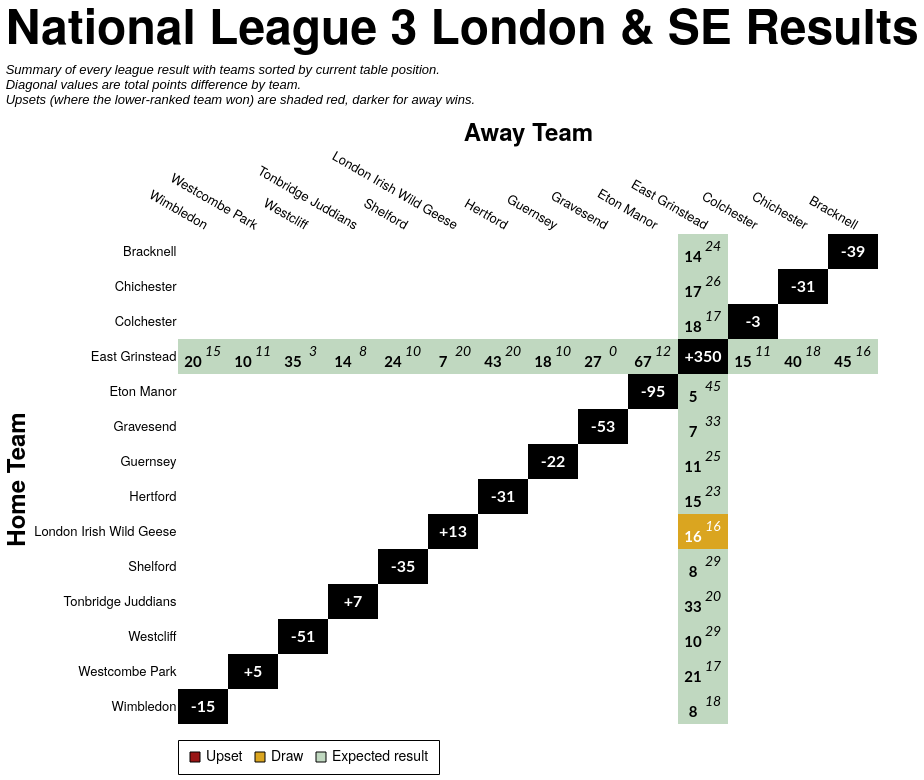

Source (Vega-Lite JSON):
### Vega-Lite specification from a JSON file in a GitHub repository (floating-point values rounded to 4 significant figures; data arrays with more than 128 entries replaced by an {"elided": "..."} marker saying what was removed)
{"config": {"axis": {"labelFont": "PT Sans Narrow, Helvetica Neue, Helvetica, Arial, sans-serif", "titleFont": "PT Sans Narrow, Helvetica Neue, Helvetica, Arial, sans-serif", "labelFontSize": 13, "titleFontSize": 24, "gridColor": "#202947", "gridOpacity": 0.2, "zindex": 1}, "text": {"font": "Lato, sans-serif"}, "bar": {"cornerRadiusEnd": 5}, "header": {"labelFont": "PT Sans Narrow, Helvetica Neue, Helvetica, Arial, sans-serif", "titleFont": "PT Sans Narrow, Helvetica Neue, Helvetica, Arial, sans-serif", "labelFontSize": 24, "titleFontSize": 28, "labelFontWeight": "bold", "orient": "left"}, "legend": {"labelFont": "PT Sans Narrow, Helvetica Neue, Helvetica, Arial, sans-serif", "titleFont": "PT Sans Narrow, Helvetica Neue, Helvetica, Arial, sans-serif", "labelFontSize": 14, "titleFontSize": 16, "titlePadding": 5, "fillColor": "white", "strokeColor": "black", "padding": 10, "titleFontWeight": "lighter", "titleFontStyle": "italic", "titleColor": "gray", "offset": 10}, "title": {"font": "PT Sans Narrow, Helvetica Neue, Helvetica, Arial, sans-serif", "fontSize": 48, "fontWeight": "bold", "anchor": "start", "align": "center", "titlePadding": 20, "subtitlePadding": 10, "subtitleFontSize": 13, "subtitleColor": "", "subtitleFontStyle": "italic", "offset": 15, "color": "black"}, "axisX": {"labelAngle": 0}, "facet": {"title": null, "header": null, "align": {"row": "each", "column": "each"}, "spacing": 10}, "resolve": {"scale": {"y": "independent", "facet": "independent"}}, "background": "transparent", "scale": {"offsetBandPaddingOuter": 0.2, "offsetBandPaddingInner": 0.1}, "view": {"stroke": null, "background": "transparent"}}, "layer": [{"data": {"name": "data-0a01442a39a339fc73e7bd09fb609476"}, "mark": {"type": "rect"}, "encoding": {"color": {"field": "unexpected_result", "legend": {"labelExpr": "datum.value === 'Upset (Away Win)' ? 'Upset' : datum.value", "labelLimit": 220, "offset": 16, "orient": "bottom", "symbolStrokeColor": "black", "symbolStrokeWidth": 1, "values": ["Upset (Away Win)", "Draw", "Expected result"]}, "scale": {"domain": ["Expected result", "Upset (Home Win)", "Upset (Away Win)", "Draw", "To be played", "N/A"], "range": ["#146f1444", "#991515bb", "#991515", "goldenrod", "white", "black"]}, "title": null, "type": "nominal"}, "opacity": {"condition": {"test": "datum.home_team == param_32.home_team || datum.away_team == param_32.home_team || !isValid(param_32.home_team)", "value": 1.0}, "value": 0.1}, "tooltip": [{"field": "home_team", "title": "Home", "type": "nominal"}, {"field": "away_team", "title": "Away", "type": "nominal"}, {"field": "home_score_text", "title": "Home Score", "type": "nominal"}, {"field": "away_score_text", "title": "Away Score", "type": "nominal"}, {"field": "result", "title": "Result", "type": "nominal"}, {"field": "unexpected_result", "title": "Unexpectedness", "type": "nominal"}, {"field": "date", "format": "%d %b %Y", "title": "Date", "type": "temporal"}], "x": {"axis": {"domain": false, "grid": false, "labelAngle": 30, "orient": "top", "ticks": false}, "field": "away_team", "sort": ["Wimbledon", "Westcombe Park", "Westcliff", "Tonbridge Juddians", "Shelford", "London Irish Wild Geese", "Hertford", "Guernsey", "Gravesend", "Eton Manor", "East Grinstead", "Colchester", "Chichester", "Bracknell"], "title": "Away Team", "type": "nominal"}, "y": {"axis": {"domain": false, "grid": false, "ticks": false}, "field": "home_team", "sort": ["Bracknell", "Chichester", "Colchester", "East Grinstead", "Eton Manor", "Gravesend", "Guernsey", "Hertford", "London Irish Wild Geese", "Shelford", "Tonbridge Juddians", "Westcliff", "Westcombe Park", "Wimbledon"], "title": "Home Team", "type": "nominal"}}, "name": "view_33"}, {"data": {"name": "data-0a01442a39a339fc73e7bd09fb609476"}, "mark": {"type": "text", "fontStyle": "italic", "size": 14, "xOffset": 10, "yOffset": -5}, "encoding": {"color": {"condition": {"test": "(datum.home_team == param_32.home_team || datum.away_team == param_32.home_team || !isValid(param_32.home_team)) && datum.unexpected_result == 'Expected result'", "value": "black"}, "value": "white"}, "text": {"field": "away_score_text", "type": "nominal"}, "x": {"field": "away_team", "sort": ["Wimbledon", "Westcombe Park", "Westcliff", "Tonbridge Juddians", "Shelford", "London Irish Wild Geese", "Hertford", "Guernsey", "Gravesend", "Eton Manor", "East Grinstead", "Colchester", "Chichester", "Bracknell"], "type": "nominal"}, "y": {"field": "home_team", "sort": ["Bracknell", "Chichester", "Colchester", "East Grinstead", "Eton Manor", "Gravesend", "Guernsey", "Hertford", "London Irish Wild Geese", "Shelford", "Tonbridge Juddians", "Westcliff", "Westcombe Park", "Wimbledon"], "type": "nominal"}}, "transform": [{"filter": "datum.away_score_text != '' && datum.away_score_text != 'WO'"}]}, {"data": {"name": "data-0a01442a39a339fc73e7bd09fb609476"}, "mark": {"type": "text", "size": 12, "xOffset": 10, "yOffset": -5}, "encoding": {"color": {"condition": {"test": "(datum.home_team == param_32.home_team || datum.away_team == param_32.home_team || !isValid(param_32.home_team)) && datum.unexpected_result == 'Expected result'", "value": "black"}, "value": "white"}, "text": {"field": "away_score_text", "type": "nominal"}, "x": {"field": "away_team", "sort": ["Wimbledon", "Westcombe Park", "Westcliff", "Tonbridge Juddians", "Shelford", "London Irish Wild Geese", "Hertford", "Guernsey", "Gravesend", "Eton Manor", "East Grinstead", "Colchester", "Chichester", "Bracknell"], "type": "nominal"}, "y": {"field": "home_team", "sort": ["Bracknell", "Chichester", "Colchester", "East Grinstead", "Eton Manor", "Gravesend", "Guernsey", "Hertford", "London Irish Wild Geese", "Shelford", "Tonbridge Juddians", "Westcliff", "Westcombe Park", "Wimbledon"], "type": "nominal"}}, "transform": [{"filter": "datum.away_score_text == 'WO'"}]}, {"data": {"name": "data-0a01442a39a339fc73e7bd09fb609476"}, "mark": {"type": "text", "fontWeight": "bold", "size": 15, "xOffset": -10, "yOffset": 5}, "encoding": {"color": {"condition": {"test": "(datum.home_team == param_32.home_team || datum.away_team == param_32.home_team || !isValid(param_32.home_team)) && datum.unexpected_result == 'Expected result'", "value": "black"}, "value": "white"}, "text": {"field": "home_score_text", "type": "nominal"}, "x": {"field": "away_team", "sort": ["Wimbledon", "Westcombe Park", "Westcliff", "Tonbridge Juddians", "Shelford", "London Irish Wild Geese", "Hertford", "Guernsey", "Gravesend", "Eton Manor", "East Grinstead", "Colchester", "Chichester", "Bracknell"], "type": "nominal"}, "y": {"field": "home_team", "sort": ["Bracknell", "Chichester", "Colchester", "East Grinstead", "Eton Manor", "Gravesend", "Guernsey", "Hertford", "London Irish Wild Geese", "Shelford", "Tonbridge Juddians", "Westcliff", "Westcombe Park", "Wimbledon"], "type": "nominal"}}, "transform": [{"filter": "datum.home_score_text != '' && datum.home_score_text != 'WO'"}]}, {"data": {"name": "data-0a01442a39a339fc73e7bd09fb609476"}, "mark": {"type": "text", "size": 12, "xOffset": -10, "yOffset": 5}, "encoding": {"color": {"condition": {"test": "(datum.home_team == param_32.home_team || datum.away_team == param_32.home_team || !isValid(param_32.home_team)) && datum.unexpected_result == 'Expected result'", "value": "black"}, "value": "white"}, "text": {"field": "home_score_text", "type": "nominal"}, "x": {"field": "away_team", "sort": ["Wimbledon", "Westcombe Park", "Westcliff", "Tonbridge Juddians", "Shelford", "London Irish Wild Geese", "Hertford", "Guernsey", "Gravesend", "Eton Manor", "East Grinstead", "Colchester", "Chichester", "Bracknell"], "type": "nominal"}, "y": {"field": "home_team", "sort": ["Bracknell", "Chichester", "Colchester", "East Grinstead", "Eton Manor", "Gravesend", "Guernsey", "Hertford", "London Irish Wild Geese", "Shelford", "Tonbridge Juddians", "Westcliff", "Westcombe Park", "Wimbledon"], "type": "nominal"}}, "transform": [{"filter": "datum.home_score_text == 'WO'"}]}, {"data": {"name": "data-1811ffb21f6608723dd85775801aea98"}, "mark": {"type": "text", "color": "white", "fontWeight": "bold", "size": 16}, "encoding": {"text": {"field": "display_text", "type": "nominal"}, "tooltip": [{"field": "home_team", "title": "Team", "type": "nominal"}, {"field": "display_text", "title": "Points Difference", "type": "nominal"}], "x": {"field": "away_team", "sort": ["Wimbledon", "Westcombe Park", "Westcliff", "Tonbridge Juddians", "Shelford", "London Irish Wild Geese", "Hertford", "Guernsey", "Gravesend", "Eton Manor", "East Grinstead", "Colchester", "Chichester", "Bracknell"], "type": "nominal"}, "y": {"field": "home_team", "sort": ["Bracknell", "Chichester", "Colchester", "East Grinstead", "Eton Manor", "Gravesend", "Guernsey", "Hertford", "London Irish Wild Geese", "Shelford", "Tonbridge Juddians", "Westcliff", "Westcombe Park", "Wimbledon"], "type": "nominal"}}}], "height": {"step": 35}, "params": [{"name": "param_32", "select": {"type": "point", "clear": "dblclick", "fields": ["home_team"], "on": "click"}, "value": null, "views": ["view_33"]}], "title": {"text": "National League 3 London & SE Results", "subtitle": ["Summary of every league result with teams sorted by current table position.", "Diagonal values are total points difference by team.", "Upsets (where the lower-ranked team won) are shaded red, darker for away wins."]}, "width": {"step": 50}, "$schema": "https://vega.github.io/schema/vega-lite/v5.20.1.json", "datasets": {"data-0a01442a39a339fc73e7bd09fb609476": {"elided": "196 records"}, "data-1811ffb21f6608723dd85775801aea98": [{"home_team": "Bracknell", "away_team": "Bracknell", "match_id": null, "date": "", "home_score": null, "away_score": null, "home_walkover": null, "away_walkover": null, "result": "N/A", "home_score_text": "", "away_score_text": "", "wo_result": "", "score_text": "", "display_text": "-39", "is_diagonal": true, "result_simple": "N/A", "unexpected_result": "N/A", "unexpected_opacity": 1.0}, {"home_team": "Chichester", "away_team": "Chichester", "match_id": null, "date": "", "home_score": null, "away_score": null, "home_walkover": null, "away_walkover": null, "result": "N/A", "home_score_text": "", "away_score_text": "", "wo_result": "", "score_text": "", "display_text": "-31", "is_diagonal": true, "result_simple": "N/A", "unexpected_result": "N/A", "unexpected_opacity": 1.0}, {"home_team": "Colchester", "away_team": "Colchester", "match_id": null, "date": "", "home_score": null, "away_score": null, "home_walkover": null, "away_walkover": null, "result": "N/A", "home_score_text": "", "away_score_text": "", "wo_result": "", "score_text": "", "display_text": "-3", "is_diagonal": true, "result_simple": "N/A", "unexpected_result": "N/A", "unexpected_opacity": 1.0}, {"home_team": "East Grinstead", "away_team": "East Grinstead", "match_id": null, "date": "", "home_score": null, "away_score": null, "home_walkover": null, "away_walkover": null, "result": "N/A", "home_score_text": "", "away_score_text": "", "wo_result": "", "score_text": "", "display_text": "+350", "is_diagonal": true, "result_simple": "N/A", "unexpected_result": "N/A", "unexpected_opacity": 1.0}, {"home_team": "Eton Manor", "away_team": "Eton Manor", "match_id": null, "date": "", "home_score": null, "away_score": null, "home_walkover": null, "away_walkover": null, "result": "N/A", "home_score_text": "", "away_score_text": "", "wo_result": "", "score_text": "", "display_text": "-95", "is_diagonal": true, "result_simple": "N/A", "unexpected_result": "N/A", "unexpected_opacity": 1.0}, {"home_team": "Gravesend", "away_team": "Gravesend", "match_id": null, "date": "", "home_score": null, "away_score": null, "home_walkover": null, "away_walkover": null, "result": "N/A", "home_score_text": "", "away_score_text": "", "wo_result": "", "score_text": "", "display_text": "-53", "is_diagonal": true, "result_simple": "N/A", "unexpected_result": "N/A", "unexpected_opacity": 1.0}, {"home_team": "Guernsey", "away_team": "Guernsey", "match_id": null, "date": "", "home_score": null, "away_score": null, "home_walkover": null, "away_walkover": null, "result": "N/A", "home_score_text": "", "away_score_text": "", "wo_result": "", "score_text": "", "display_text": "-22", "is_diagonal": true, "result_simple": "N/A", "unexpected_result": "N/A", "unexpected_opacity": 1.0}, {"home_team": "Hertford", "away_team": "Hertford", "match_id": null, "date": "", "home_score": null, "away_score": null, "home_walkover": null, "away_walkover": null, "result": "N/A", "home_score_text": "", "away_score_text": "", "wo_result": "", "score_text": "", "display_text": "-31", "is_diagonal": true, "result_simple": "N/A", "unexpected_result": "N/A", "unexpected_opacity": 1.0}, {"home_team": "London Irish Wild Geese", "away_team": "London Irish Wild Geese", "match_id": null, "date": "", "home_score": null, "away_score": null, "home_walkover": null, "away_walkover": null, "result": "N/A", "home_score_text": "", "away_score_text": "", "wo_result": "", "score_text": "", "display_text": "+13", "is_diagonal": true, "result_simple": "N/A", "unexpected_result": "N/A", "unexpected_opacity": 1.0}, {"home_team": "Shelford", "away_team": "Shelford", "match_id": null, "date": "", "home_score": null, "away_score": null, "home_walkover": null, "away_walkover": null, "result": "N/A", "home_score_text": "", "away_score_text": "", "wo_result": "", "score_text": "", "display_text": "-35", "is_diagonal": true, "result_simple": "N/A", "unexpected_result": "N/A", "unexpected_opacity": 1.0}, {"home_team": "Tonbridge Juddians", "away_team": "Tonbridge Juddians", "match_id": null, "date": "", "home_score": null, "away_score": null, "home_walkover": null, "away_walkover": null, "result": "N/A", "home_score_text": "", "away_score_text": "", "wo_result": "", "score_text": "", "display_text": "+7", "is_diagonal": true, "result_simple": "N/A", "unexpected_result": "N/A", "unexpected_opacity": 1.0}, {"home_team": "Westcliff", "away_team": "Westcliff", "match_id": null, "date": "", "home_score": null, "away_score": null, "home_walkover": null, "away_walkover": null, "result": "N/A", "home_score_text": "", "away_score_text": "", "wo_result": "", "score_text": "", "display_text": "-51", "is_diagonal": true, "result_simple": "N/A", "unexpected_result": "N/A", "unexpected_opacity": 1.0}, {"home_team": "Westcombe Park", "away_team": "Westcombe Park", "match_id": null, "date": "", "home_score": null, "away_score": null, "home_walkover": null, "away_walkover": null, "result": "N/A", "home_score_text": "", "away_score_text": "", "wo_result": "", "score_text": "", "display_text": "+5", "is_diagonal": true, "result_simple": "N/A", "unexpected_result": "N/A", "unexpected_opacity": 1.0}, {"home_team": "Wimbledon", "away_team": "Wimbledon", "match_id": null, "date": "", "home_score": null, "away_score": null, "home_walkover": null, "away_walkover": null, "result": "N/A", "home_score_text": "", "away_score_text": "", "wo_result": "", "score_text": "", "display_text": "-15", "is_diagonal": true, "result_simple": "N/A", "unexpected_result": "N/A", "unexpected_opacity": 1.0}]}}
